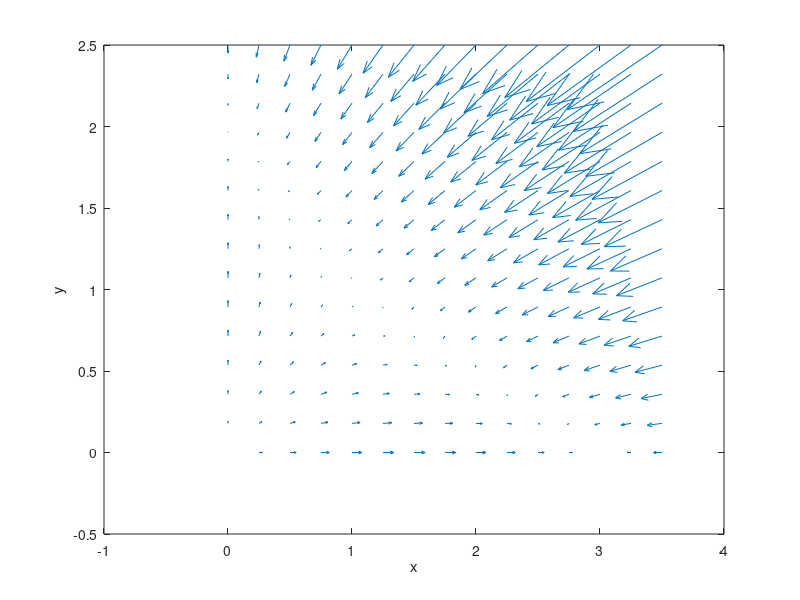

MATLAB code for this plot:
3% Campo vettoriale per il sistema di Lotka-Volterra 

%Definisco la griglia di punti su cui calcolare il campo vettoriale
maxX=3.5; M=15;
maxY=2.5; N=15;
[x,y]=meshgrid(linspace(0,maxX,M),linspace(0,maxY,N));

%Inizializzo i vettori con le componenti del campo vettoriale
xp=zeros(M,N);
yp=zeros(M,N);
%Calcolo il campo vettoriale
xp=x.*(3-x-2*y);
yp=y.*(2-x-y);

%Disegno il campo vettoriale. La funzione di Matlab quiver disegna vettori 
%velocit? come frecce con componenti (xp,yp) nei punti (x,y). Il quinto 
%parametro ? un fattore di scala
figure;
quiver(x,y,xp,yp,3);
xlabel('x');
ylabel('y');